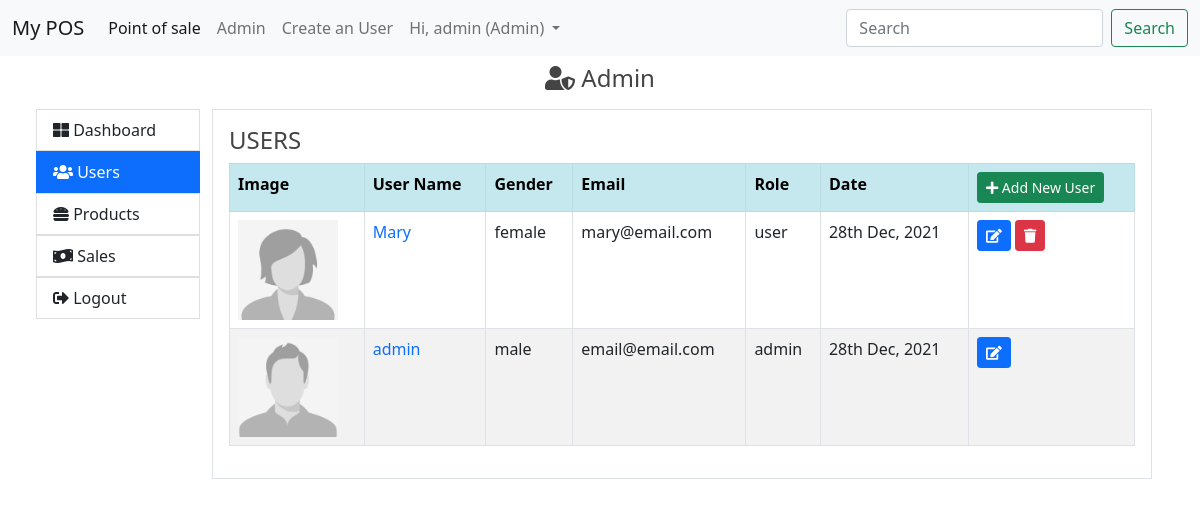
The app's page /index.php?pg=admin&tab=users (signed in) with its own data.
### tables this page shows
CREATE TABLE `users` (
  `id` int(11) NOT NULL,
  `username` varchar(30) NOT NULL,
  `email` varchar(100) NOT NULL,
  `password` varchar(255) NOT NULL,
  `date` datetime NOT NULL,
  `image` varchar(500) DEFAULT NULL,
  `role` varchar(20) NOT NULL,
  `gender` varchar(10) DEFAULT 'male',
  `deletable` int(11) DEFAULT 1
);

### app/core/database.php (called while the page is built)
<?php
class Database
{
	private function db_connect(){
		$DBHOST = "localhost";
		$DBNAME = "pos_db";
		$DBUSER = "root";
		$DBPASS = "";
		$DBDRIVER = "mysql";
		try{
			$con = new PDO("$DBDRIVER:host=$DBHOST;dbname=$DBNAME",$DBUSER,$DBPASS);
		}catch(PDOException $e){
			echo $e->getMessage();
		}
		return $con;
	}
	public function query($query,$data = array())
	{
		$con = $this->db_connect();
		$smt = $con->prepare($query);
		$check = $smt->execute($data);
		if($check)
		{
			$result = $smt->fetchAll(PDO::FETCH_ASSOC);
			if(is_array($result) && count($result) > 0){
				return $result;
			}
		}
		return false;
	}
}

### app/core/functions.php (called while the page is built, shortened)
<?php
function esc($str)
{
	return htmlspecialchars($str);
}
function crop($filename,$size = 400,$type = 'product')
{
	$ext = strtolower(pathinfo($filename,PATHINFO_EXTENSION));
	$cropped_file = preg_replace("/\.$ext$/", "_cropped.".$ext, $filename);
	if(!file_exists($filename))
	{
		if($type == "male"){
			return 'assets/images/user_male.jpg';
		}else
		if($type == "female"){
			return 'assets/images/user_female.jpg';
		}else{
			return 'assets/images/no_image.jpg';
		}
	}
	return $cropped_file;
}

### app/views/admin/users.view.php (the view, shortened to what this page needs)
<div class="table-responsive">
	<table class="table table-striped table-hover table-bordered">
		<tr class="table-info">
			<th>Image</th><th>User Name</th><th>Gender</th><th>Email</th><th>Role</th><th>Date</th>
			<th>
				<a href="index.php?pg=signup">
					<button class="btn btn-success btn-sm"><i class="fa fa-plus"></i> Add New User</button>
				</a>
			</th>
		</tr>
		<?php if (!empty($users)):?>
			<?php foreach ($users as $user):?>
	 		<tr>
				<td>
					<a href="index.php?pg=profile&id=<?=$user['id']?>">
                        <img src="<?=crop($user['image'],400,$user['gender'])?>" style="width: 100%;max-width:100px;">
                    </a>
                </td>
				<td>
					<a href="index.php?pg=profile&id=<?=$user['id']?>">
						<?=esc($user['username'])?>
					</a>
				</td>
				<td><?=esc($user['gender'])?></td>
				<td><?=esc($user['email'])?></td>
				<td><?=esc($user['role'])?></td>
				<td><?=date("jS M, Y",strtotime($user['date']))?></td>
				<td>
					<a href="index.php?pg=edit-user&id=<?=$user['id']?>">
						<button class="btn btn-primary btn-sm"><i class="fa fa-edit"></i></button>
					</a>
					<?php if($user['deletable']):?>
					<a href="index.php?pg=delete-user&id=<?=$user['id']?>">
						<button class="btn btn-danger btn-sm"><i class="fa fa-trash"></i></button>
					</a>
					<?php endif;?>
				</td>
			</tr>
			<?php endforeach;?>
		<?php endif;?>
	</table>
</div>

### public/assets/css/main.css (style rules this page uses)
body a { text-decoration: none; }

### records on screen
users: image+gender (picture), username "Mary", gender "female", email "mary@email.com", role "user", date "28th Dec, 2021"
users: image+gender (picture), username "admin", gender "male", email "email@email.com", role "admin", date "28th Dec, 2021"

### other values on screen
APP_NAME "My POS"
auth('username') "admin"
Auth::get('role') "Admin"
$tab "USERS"
